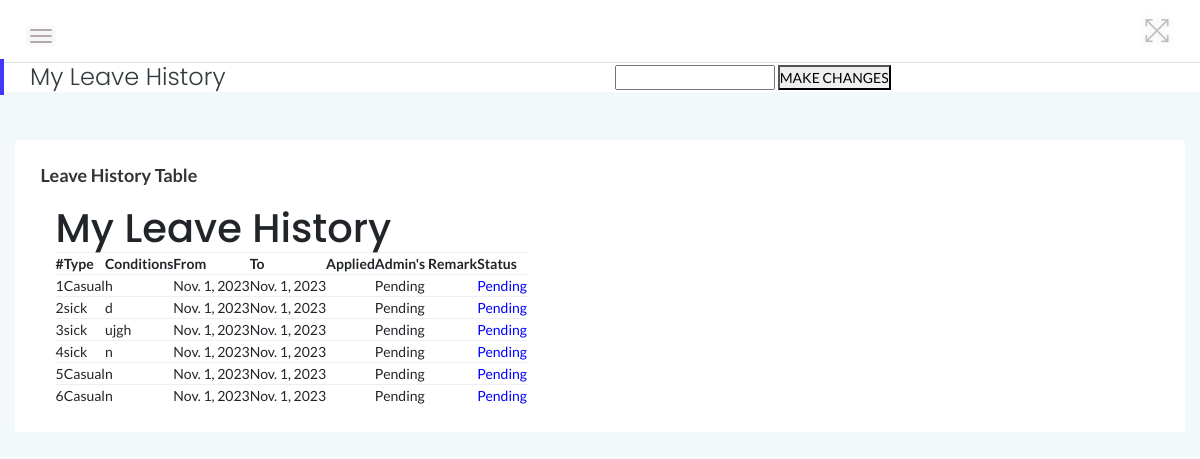
Page /employee_panel/leave_history/ (signed in) on the earlier database version.
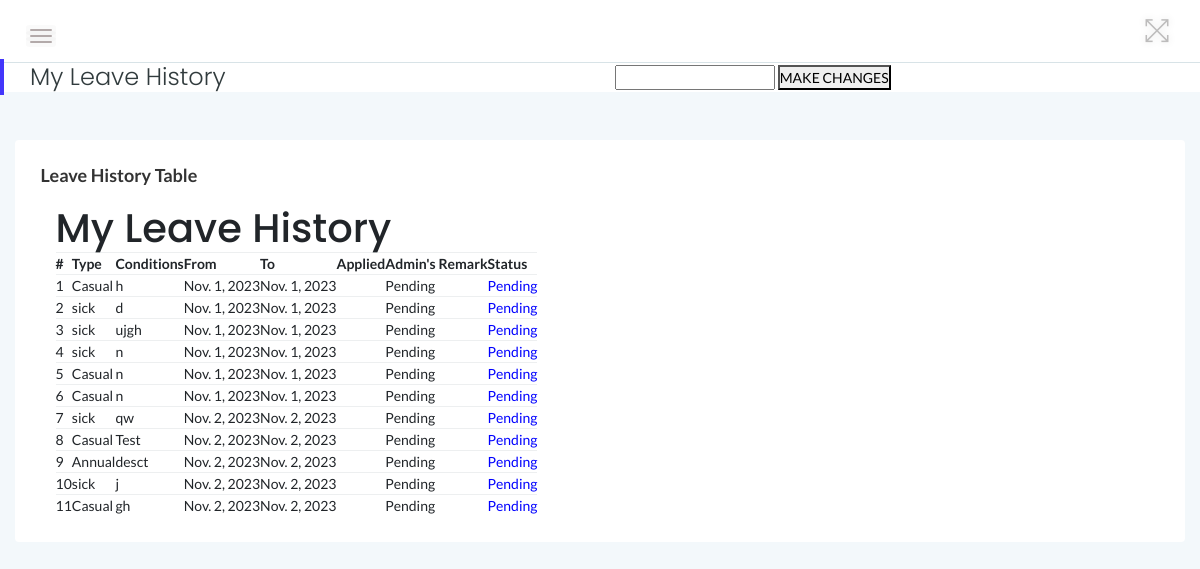
Same page on the later database version.
### myadmin/models.py (models this page shows)
class Leave(models.Model):
    employee = models.ForeignKey(User, on_delete=models.CASCADE)
    leave_type = models.CharField(max_length=100, default='Annual')
    posting_date = models.DateField(auto_now_add=True)
    status = models.CharField(
        max_length=10,
        choices=STATUS_CHOICES,
        default='Pending'
    )
    leavetype = models.CharField(max_length=255, default=None)
    description = models.TextField(default=None)
    fromdate = models.DateField( default=None)
    todate = models.DateField( default=None)
    isread = models.IntegerField(default=0)

### employee_panel/views.py (the view)
# urls.py: path('leave_history/', leave_history, name='leave_history'),
@login_required
def leave_history(request):
    user = request.user
    leave_history = Leave.objects.filter(employee=user.id)
    context = {
        'leave_history': leave_history
    }
    return render(request, 'employee/leave_history.html', context)

### myadmin/templates/employee/leave_history.html (shortened to what this page needs)
{% extends 'employee/main.html' %}
{% block content %}
    <div class="container">
        <h1>My Leave History</h1>
        <table>
            <thead>
                <tr>
                    <th>#</th>
                    <th>Type</th>
                    <th>Conditions</th>
                    <th>From</th>
                    <th>To</th>
                    <th>Applied</th>
                    <th>Admin's Remark</th>
                    <th>Status</th>
                </tr>
            </thead>
            <tbody>
                {% for leave in leave_history %}
                <tr>
                    <td>{{ forloop.counter }}</td>
                    <td>{{ leave.leavetype }}</td>
                    <td>{{ leave.description }}</td>
                    <td>{{ leave.fromdate }}</td>
                    <td>{{ leave.todate }}</td>
                    <td>{{ leave.PostingDate }}</td>
                    <td>
                        {% if leave.AdminRemark %}
                            {{ leave.AdminRemark }} at {{ leave.AdminRemarkDate }}
                        {% else %}
                            Pending
                        {% endif %}
                    </td>
                    <td>
                        {% if leave.status == 1 %}
                            <span style="color: green">Approved</span>
                        {% elif leave.status == 2 %}
                            <span style="color: red">Not Approved</span>
                        {% else %}
                            <span style="color: blue">Pending</span>
                        {% endif %}
                    </td>
                </tr>
                {% endfor %}
            </tbody>
        </table>
    </div>
{% endblock content %}

Differences in the rows shown:
added Leave: leavetype "sick", description "qw", fromdate "Nov. 2, 2023", todate "Nov. 2, 2023", status "Pending"
added Leave: leavetype "Casual", description "Test", fromdate "Nov. 2, 2023", todate "Nov. 2, 2023", status "Pending"
added Leave: leavetype "Annual", description "desct", fromdate "Nov. 2, 2023", todate "Nov. 2, 2023", status "Pending"
added Leave: leavetype "sick", description "j", fromdate "Nov. 2, 2023", todate "Nov. 2, 2023", status "Pending"
added Leave: leavetype "Casual", description "gh", fromdate "Nov. 2, 2023", todate "Nov. 2, 2023", status "Pending"
